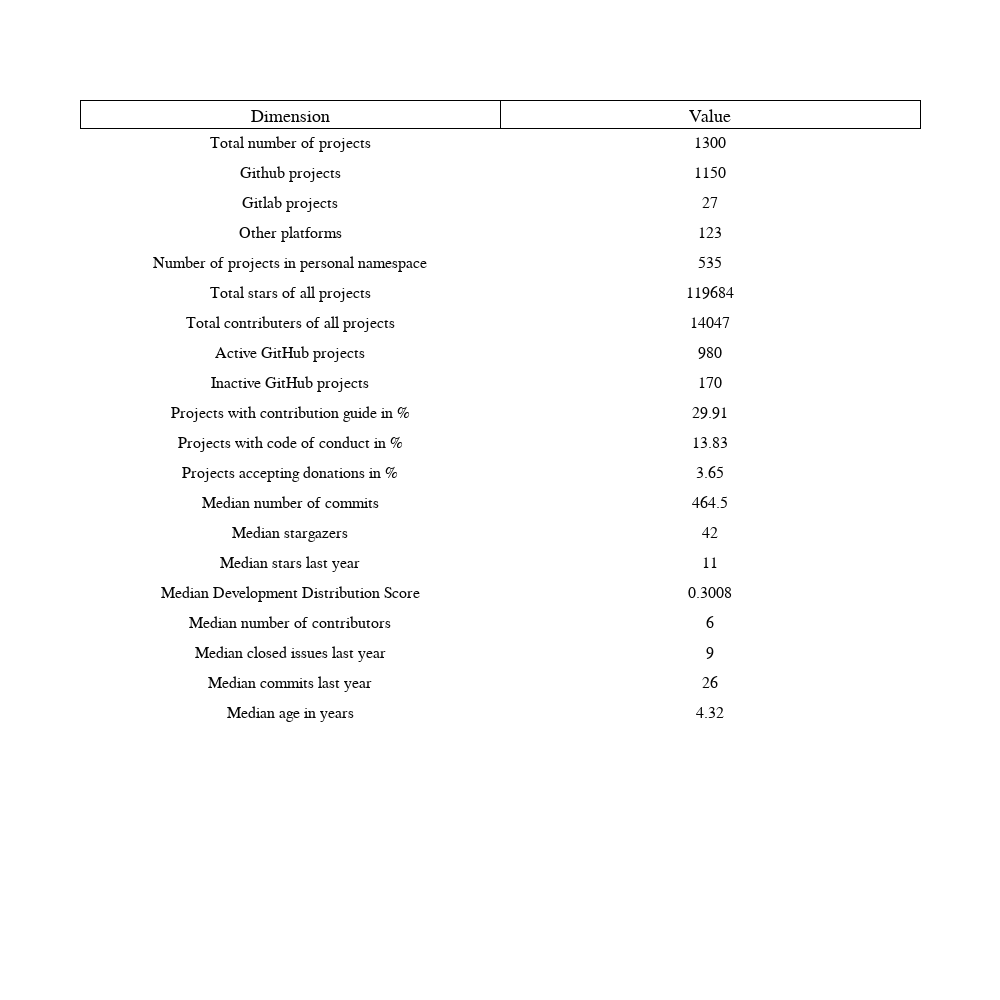

Write notebook code for a chart like this one.
### Markdown cell above
## Basis Statistics
First let us get a routh overview of the project dataset

### Code cell
fig = go.Figure(
    data=[
        go.Table(
            header=dict(values=["Dimension", "Value"],line_color='#000000',
                        fill_color='#ffffff', font_size=18 ,  ),
            cells=dict(
                        fill_color='#ffffff',
                        line_color='#ffffff',
                        font_size=16,
                        height=30,
                values=[
                    [
                        "Total number of projects",
                        "Github projects",
                        "Gitlab projects",
                        "Other platforms",
                        "Number of projects in personal namespace",
                        "Total stars of all projects",
                        "Total contributers of all projects",
                        "Active GitHub projects",
                        "Inactive GitHub projects",
                        "Projects with contribution guide in %",
                        "Projects with code of conduct in %",
                        "Projects accepting donations in %",
                        "Median number of commits",
                        "Median stargazers",
                        "Median stars last year",
                        "Median Development Distribution Score",
                        "Median number of contributors",
                        "Median closed issues last year",
                        "Median commits last year",
                        "Median age in years",
                    ],
                    [
                        df_raw["project_name"].count(),
                        df_raw["platform"].value_counts()["github"],
                        df_raw["platform"].value_counts()["gitlab"],
                        df_raw["platform"].value_counts()["custom"],
                        df_raw["project_name"].count() - df_raw["organization"].count(),
                        df_raw["stargazers_count"].sum(),
                        df_raw["contributors"].sum(),
                        df_raw["project_active"].value_counts()[True],
                        df_raw["project_active"].value_counts()[False],
                        round(df_raw["contribution_guide"].value_counts(normalize=True)[True]*100,2),
                        round(df_raw["code_of_conduct"].value_counts(normalize=True)[True]*100,2),
                        round(df_raw["accepts_donations"].value_counts(normalize=True)[True]*100,2),
                        df_raw["total_number_of_commits"].median(),
                        df_raw["stargazers_count"].median(),
                        df_raw["stars_last_year"].median(),
                        round(df_raw["development_distribution_score"].median(),4),
                        df_raw["contributors"].median(),
                        df_raw["issues_closed_last_year"].median(),
                        df_raw["total_commits_last_year"].median(),
                        round(df_raw["project_age_in_years"].median(),2),
                        
                    ],
                ]
            ),
        )
    ]
)



fig.update_layout(
height=1000,
width=1000
)
fig.show()

### Figure 1 — Plotly figure (JSON) as saved in the notebook; plotly's stock layout.template omitted (floating-point values rounded to 4 significant figures)
{"data": [{"cells": {"fill": {"color": "#ffffff"}, "font": {"size": 16}, "height": 30, "line": {"color": "#ffffff"}, "values": [["Total number of projects", "Github projects", "Gitlab projects", "Other platforms", "Number of projects in personal namespace", "Total stars of all projects", "Total contributers of all projects", "Active GitHub projects", "Inactive GitHub projects", "Projects with contribution guide in %", "Projects with code of conduct in %", "Projects accepting donations in %", "Median number of commits", "Median stargazers", "Median stars last year", "Median Development Distribution Score", "Median number of contributors", "Median closed issues last year", "Median commits last year", "Median age in years"], [1300, 1150, 27, 123, 535, 119684, 14047, 980, 170, 29.91, 13.83, 3.65, 464.5, 42, 11, 0.3008, 6, 9, 26, 4.32]]}, "header": {"fill": {"color": "#ffffff"}, "font": {"size": 18}, "line": {"color": "#000000"}, "values": ["Dimension", "Value"]}, "type": "table"}], "layout": {"height": 1000, "width": 1000}}
